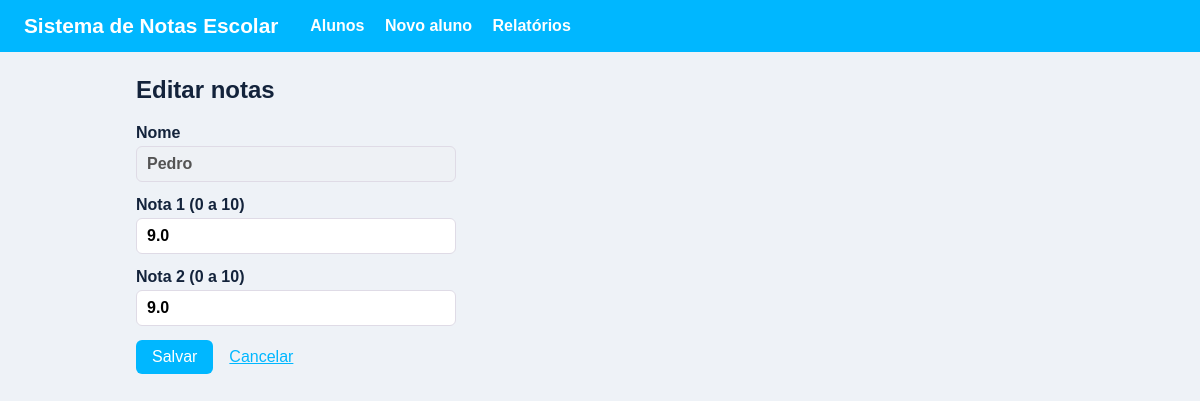
The app's page /editar/2 with its own data.
### tables this page shows
CREATE TABLE alunos (
            id INTEGER PRIMARY KEY AUTOINCREMENT,
            nome TEXT NOT NULL,
            nota1 REAL NOT NULL,
            nota2 REAL NOT NULL
        );

### Sistema-de-notas-main/app.py (the view, shortened to what this page needs)
@app.route("/editar/<int:id_aluno>", methods=["GET", "POST"])
def editar(id_aluno):
    aluno = banco.buscar_por_id(id_aluno)
    if aluno is None:
        flash("Aluno não encontrado.", "erro")
        return redirect(url_for("inicio"))
    dados = {"nome": aluno[1], "nota1": aluno[2], "nota2": aluno[3]}
    return render_template("form.html", titulo="Editar notas",
                           aluno=dados, editando=True)

### Sistema-de-notas-main/banco.py (called while the page is built)
def conectar():
    return sqlite3.connect(CAMINHO_BANCO)

def buscar_por_id(id_aluno):
    conn = conectar()
    aluno = conn.execute(
        'SELECT id, nome, nota1, nota2 FROM alunos WHERE id = ?', (id_aluno,)
    ).fetchone()
    conn.close()
    return aluno

### Sistema-de-notas-main/templates/form.html
{% extends "base.html" %}
{% block conteudo %}
<h2>{{ titulo }}</h2>
<form method="post" class="formulario">
    <label>
        Nome
        {% if editando %}
            <input type="text" value="{{ aluno.nome }}" disabled>
        {% else %}
            <input type="text" name="nome" value="{{ aluno.nome if aluno else ''}}" required autofocus>
        {% endif %}
    </label>
    <label>
        Nota 1 (0 a 10)
        <input type="text" name="nota1" inputmode="decimal" value="{{ aluno.nota1 if aluno else ''}}" required>
    </label>
    <label>
        Nota 2 (0 a 10)
        <input type="text" name="nota2" inputmode="decimal" value="{{ aluno.nota2 if aluno else ''}}" required>
    </label>
    <div>
        <button type="submit">Salvar</button>
        <a href="{{ url_for('inicio') }}">Cancelar</a>
    </div>
</form>
{% endblock %}

### Sistema-de-notas-main/static/style.css (style rules this page uses)
:root { --principal: #00b7ff; --fundo: #eef2f7; --texto: #13233b; --borda: #dfdbe6; }
* { box-sizing: border-box; }
body { margin: 0; font-family: Arial, Helvetica, sans-serif; background-color: var(--fundo); color: var(--texto); }
h2 { margin-top: 0; }
a { color: var(--principal); }
input[type=text] { padding: 8px 10px; border: 1px solid var(--borda); border-radius: 6px; font: inherit; width: 100%; max-width: 320px; }
button { font: inherit; font-weight: 600px; padding: 8px 16px; border: 0; border-radius: 6px; background-color: var(--principal); color: #fff; cursor: pointer; }
.formulario { display: grid; gap: 14px; max-width: 360px; }
.formulario label { display: grid; gap: 4px; font-weight: 600; }
.formulario div { display: flex; gap: 16px; align-items: center; }

### records on screen
alunos: nome "Pedro", nota1 "9.0", nota2 "9.0"

### other values on screen
{{ titulo }} "Editar notas"
